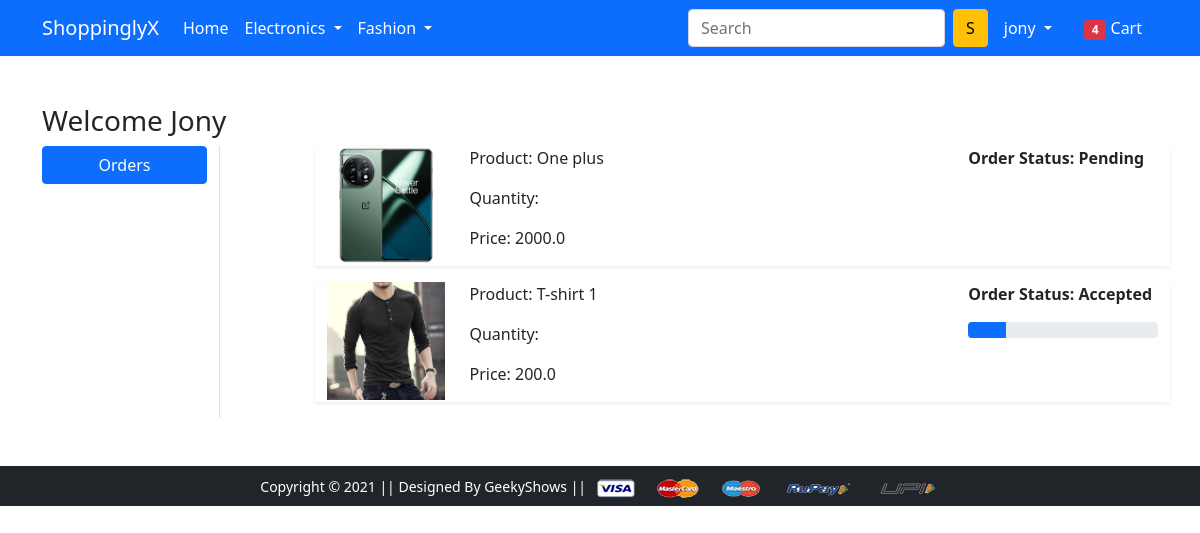
/orders/ (signed in), run on the app's committed database.
### app/models.py (models this page shows, shortened)
class OrderedPlaced(models.Model):
    user = models.ForeignKey(User, on_delete=models.CASCADE)
    customer = models.ForeignKey(Customer, on_delete=models.CASCADE)
    product = models.ForeignKey(Product, on_delete=models.CASCADE)
    quantity = models.PositiveIntegerField(default=1)
    order_date = models.DateTimeField(auto_now_add=True)
    status = models.CharField(choices=STATUS_CHOICES,max_length=50,default="Pending")
    @property
    def total_cost(self):
        return self.quantity*self.product.discount_price

class Product(models.Model):
    title = models.CharField(max_length=100)
    selling_price = models.FloatField()
    discount_price =  models.FloatField()
    description = models.TextField()
    brand = models.CharField(max_length=50)
    category = models.CharField(choices=CATEGORY_CHOICES,max_length=2)
    product_img = models.ImageField(upload_to="productimg")

### app/views.py (the view)
# urls.py: path('orders/', views.orders, name='orders'),
@login_required
def orders(request):
 op = OrderedPlaced.objects.filter(user = request.user)
 return render(request, 'app/orders.html',{"order_placed":op})

### app/templates/app/orders.html (shortened to what this page needs)
{% extends 'app/base.html' %}
{% load static %}
{% block main-content %}
<div class="container my-5">
    <div class="row">
        <h3>Welcome <span class="text-capitalize">{{request.user}}</span></h3>
        <div class="col-sm-2 border-end">
            <ul class="list-unstyled">
                <li class="d-grid"><a href="{% url 'orders' %}" class="btn btn-primary">Orders</a></li>
            </ul>
        </div>
        <div class="col-sm-9 offset-sm-1">
            {% for op in order_placed %}
            <div class="row shadow-sm mb-3">
                <div class="col-sm-2">
                    <img src="{{op.product.product_img.url}}" alt="" class="img-fluid" width="150px" height="150px">
                </div>
                <div class="col-sm-7">
                    <p>Product: {{op.product.title}}</p>
                    <p>Quantity: {{op.product.quantity}}</p>
                    <p>Price: {{op.total_cost}}</p>
                </div>
                <div class="col-sm-3 fw-bold">
                    <p>Order Status: {{op.status}}</p>
                    {% if op.status == "Accepted" %}
                    <div class="progress">
                        <div class="progress-bar" role="progressbar" style="width: 20%;" aria-valuenow="20" aria-valuemin="0" aria-valuemax="100"></div>
                    </div>
                    {% endif %}
                </div>
            </div>
            {% endfor %}
        </div>
    </div>
</div>
{% endblock main-content %}

### app/templates/app/base.html (shortened to what this page needs)
<!doctype html>
{% load static %}
<html lang="en">
  <head>
    <link href="https://cdn.jsdelivr.net/npm/bootstrap@5.0.0-beta1/dist/css/bootstrap.min.css" rel="stylesheet">
    <link rel="stylesheet" href="{% static 'app/css/owl.carousel.min.css' %}">
    <link rel="stylesheet" href="{% static 'app/css/all.min.css' %}">
    <link rel="stylesheet" href="{% static 'app/css/style.css' %}">
  </head>
  <body>
    <nav class="navbar navbar-expand-lg navbar-dark bg-primary">
     <div class="container">
       <a class="navbar-brand" href="/">ShoppinglyX</a>
       <div class="collapse navbar-collapse" id="navbarSupportedContent">
         <ul class="navbar-nav me-auto mb-2 mb-lg-0">
           <li class="nav-item">
             <a class="nav-link active" aria-current="page" href="/">Home</a>
           </li>
           <li class="nav-item dropdown">
             <a class="nav-link dropdown-toggle text-white" href="#" id="electronicsDropdown" role="button" data-bs-toggle="dropdown" aria-expanded="false">
               Electronics
             </a>
           </li>
           <li class="nav-item dropdown">
             <a class="nav-link dropdown-toggle text-white" href="#" id="fashionDropdown" role="button" data-bs-toggle="dropdown" aria-expanded="false">
               Fashion
             </a>
           </li>
         </ul>
         <form class="d-flex">
           <input class="form-control me-2" type="search" placeholder="Search" aria-label="Search">
           <button class="btn btn-warning" type="submit">S</button>
         </form>
         <div>
          <ul class="navbar-nav me-auto mb-2 mb-lg-0">
            {% if request.user.is_authenticated %}
           <li class="nav-item dropdown mx-2">
              <a class="nav-link dropdown-toggle text-white" href="#" id="profileDropdown" role="button" data-bs-toggle="dropdown" aria-expanded="false">
                {{request.user}}
              </a>
            </li>
            <li class="nav-item mx-2">
             <a href="{% url 'cart' %}" class="nav-link text-white"><span class="badge bg-danger">4</span> Cart </a>
            </li>
          {% endif %}
         </div>
       </div>
     </div>
    </nav>
    {% block main-content %} {% endblock main-content %}
    <footer class="container-fluid bg-dark text-center p-2 mt-5">
        <small class="text-white">Copyright &copy; 2021 || Designed By GeekyShows || </small>
        <img src="{% static 'app/images/payment.png' %}" alt="" srcset="" class="img-fluid" height="2px">
    </footer>
  </body>
</html>

### data on the page
OrderedPlaced: product.product_img (picture), product "One plus", total_cost "2000.0", status "Pending"
OrderedPlaced: product.product_img (picture), product "T-shirt 1", total_cost "200.0", status "Accepted"

### other printed values
{{ request.user }} "jony"
{{ request.user }} "Jony"
